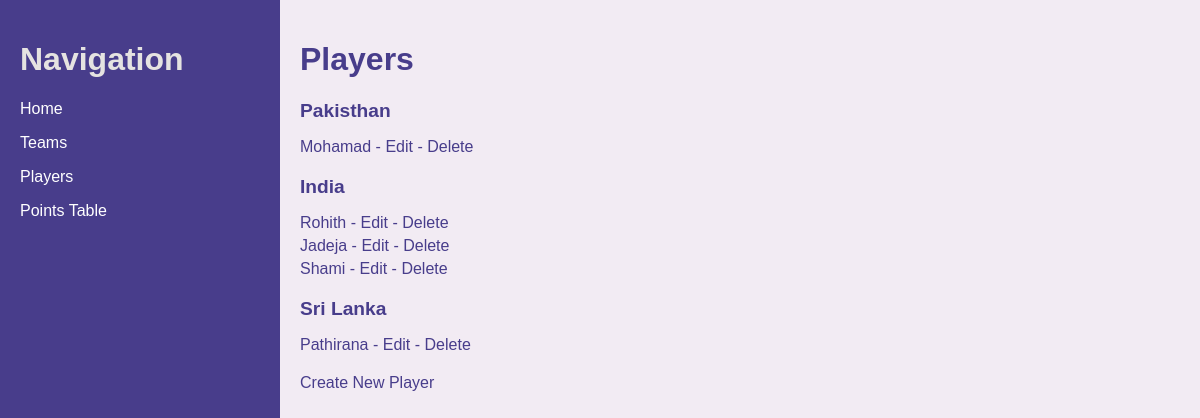
Screenshot of /players/ with the database file from the repository.
### cricket_app/models.py (models this page shows, shortened)
class Team(models.Model):
    name = models.CharField(max_length=255)
    logo = models.ImageField(upload_to='team_logos/', null=True, blank=True)

class Player(models.Model):
    team = models.ForeignKey(Team, on_delete=models.CASCADE)
    name = models.CharField(max_length=255)
    role = models.CharField(max_length=255)

### cricket_app/views.py (the view)
# urls.py: path('players/', player_list, name='player_list'),
def player_list(request):
    players = Player.objects.all()
    return render(request, 'player_list.html', {'players': players})

### cricket_app/templates/player_list.html (shortened to what this page needs)
<!DOCTYPE html>
<html lang="en">
<head>
</head>
<body>
    <div id="container">
        <div id="left-frame">
            <h1>Navigation</h1>
            <p><a href="{% url 'home' %}">Home</a></p>
            <p><a href="{% url 'team_list' %}">Teams</a></p>
            <p><a href="{% url 'player_list' %}">Players</a></p>
            <p><a href="{% url 'points_table' %}">Points Table</a></p>
        </div>
        <div id="right-frame">
            <h1 style="color:#483d8b">Players</h1>
            {% regroup players by team.name as team_list %}
            {% for team in team_list %}
                <div class="team-container">
                    <h2 class="team-name">{{ team.grouper }}</h2>
                    <ul class="player-list">
                        {% for player in team.list %}
                            <li class="player-list-item">
                                <a href="{% url 'player_detail' pk=player.pk %}" style="color:#483d8b">{{ player.name }} </a> -
                                <a href="{% url 'player_edit' pk=player.pk %}" style="color:#483d8b">Edit</a> -
                                <a href="{% url 'player_delete' pk=player.pk %}" style="color:#483d8b">Delete</a>
                            </li>
                        {% endfor %}
                    </ul>
                </div>
            {% endfor %}
            <p><a href="{% url 'player_create' %}" style="color:#483d8b">Create New Player</a></p>
        </div>
    </div>
</body>
</html>

### cricket_app/templates/player_list.html (style rules this page uses)
body { font-family: 'Arial', sans-serif; margin: 0; padding: 0; background-color: #f2ebf3; color: #483d8b; }
#container { display: flex; height: 100vh; }
#left-frame { width: 20%; background-color: #483d8b; padding: 20px; }
#right-frame { flex: 1; padding: 20px; }
h1 { color: #e5e3e1; }
a { color: white; text-decoration: none; }
p { margin-bottom: 10px; }
.team-container { margin-bottom: 20px; }
.team-name { font-size: 1.2em; color: #483d8b; }
.player-list { list-style: none; padding: 0; margin: 0; }
.player-list-item { margin-bottom: 5px; }

### rows the page displays
Team: grouper "Pakisthan"
Player: name "Mohamad"
Team: grouper "India"
Player: name "Rohith"
Player: name "Jadeja"
Player: name "Shami"
Team: grouper "Sri Lanka"
Player: name "Pathirana"
